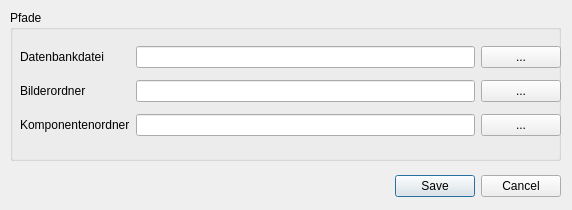
<?xml version="1.0" encoding="UTF-8"?>
<ui version="4.0">
 <class>SettingsDialog</class>
 <widget class="QDialog" name="SettingsDialog">
  <property name="geometry">
   <rect>
    <x>0</x>
    <y>0</y>
    <width>572</width>
    <height>210</height>
   </rect>
  </property>
  <property name="windowTitle">
   <string>Einstellungen</string>
  </property>
  <widget class="QDialogButtonBox" name="buttonBox">
   <property name="geometry">
    <rect>
     <x>220</x>
     <y>170</y>
     <width>341</width>
     <height>32</height>
    </rect>
   </property>
   <property name="orientation">
    <enum>Qt::Orientation::Horizontal</enum>
   </property>
   <property name="standardButtons">
    <set>QDialogButtonBox::StandardButton::Cancel|QDialogButtonBox::StandardButton::Save</set>
   </property>
  </widget>
  <widget class="QGroupBox" name="grp_Paths">
   <property name="geometry">
    <rect>
     <x>10</x>
     <y>10</y>
     <width>551</width>
     <height>151</height>
    </rect>
   </property>
   <property name="title">
    <string>Pfade</string>
   </property>
   <widget class="QWidget" name="">
    <property name="geometry">
     <rect>
      <x>10</x>
      <y>30</y>
      <width>541</width>
      <height>103</height>
     </rect>
    </property>
    <layout class="QGridLayout" name="gridLayout">
     <item row="0" column="0">
      <widget class="QLabel" name="lbl_Database">
       <property name="text">
        <string>Datenbankdatei</string>
       </property>
      </widget>
     </item>
     <item row="0" column="1">
      <widget class="QLineEdit" name="edt_DatabasePath"/>
     </item>
     <item row="0" column="2">
      <widget class="QPushButton" name="btn_ChooseDatabaseFile">
       <property name="text">
        <string>...</string>
       </property>
      </widget>
     </item>
     <item row="1" column="0">
      <widget class="QLabel" name="lbl_DefaultImageFolder">
       <property name="text">
        <string>Bilderordner</string>
       </property>
      </widget>
     </item>
     <item row="1" column="1">
      <widget class="QLineEdit" name="edt_DefaultImageFolder"/>
     </item>
     <item row="1" column="2">
      <widget class="QPushButton" name="btn_ChooseDefaultImageFolder">
       <property name="text">
        <string>...</string>
       </property>
      </widget>
     </item>
     <item row="2" column="0">
      <widget class="QLabel" name="lbl_DefaultPartsFileFolder">
       <property name="text">
        <string>Komponentenordner</string>
       </property>
      </widget>
     </item>
     <item row="2" column="1">
      <widget class="QLineEdit" name="edt_DefaultPartsFilesFolder"/>
     </item>
     <item row="2" column="2">
      <widget class="QPushButton" name="btn_ChooseDefaultPartsFilesFolder">
       <property name="text">
        <string>...</string>
       </property>
      </widget>
     </item>
    </layout>
   </widget>
  </widget>
 </widget>
 <resources/>
 <connections>
  <connection>
   <sender>buttonBox</sender>
   <signal>accepted()</signal>
   <receiver>SettingsDialog</receiver>
   <slot>accept()</slot>
   <hints>
    <hint type="sourcelabel">
     <x>248</x>
     <y>254</y>
    </hint>
    <hint type="destinationlabel">
     <x>157</x>
     <y>274</y>
    </hint>
   </hints>
  </connection>
  <connection>
   <sender>buttonBox</sender>
   <signal>rejected()</signal>
   <receiver>SettingsDialog</receiver>
   <slot>reject()</slot>
   <hints>
    <hint type="sourcelabel">
     <x>316</x>
     <y>260</y>
    </hint>
    <hint type="destinationlabel">
     <x>286</x>
     <y>274</y>
    </hint>
   </hints>
  </connection>
 </connections>
</ui>
